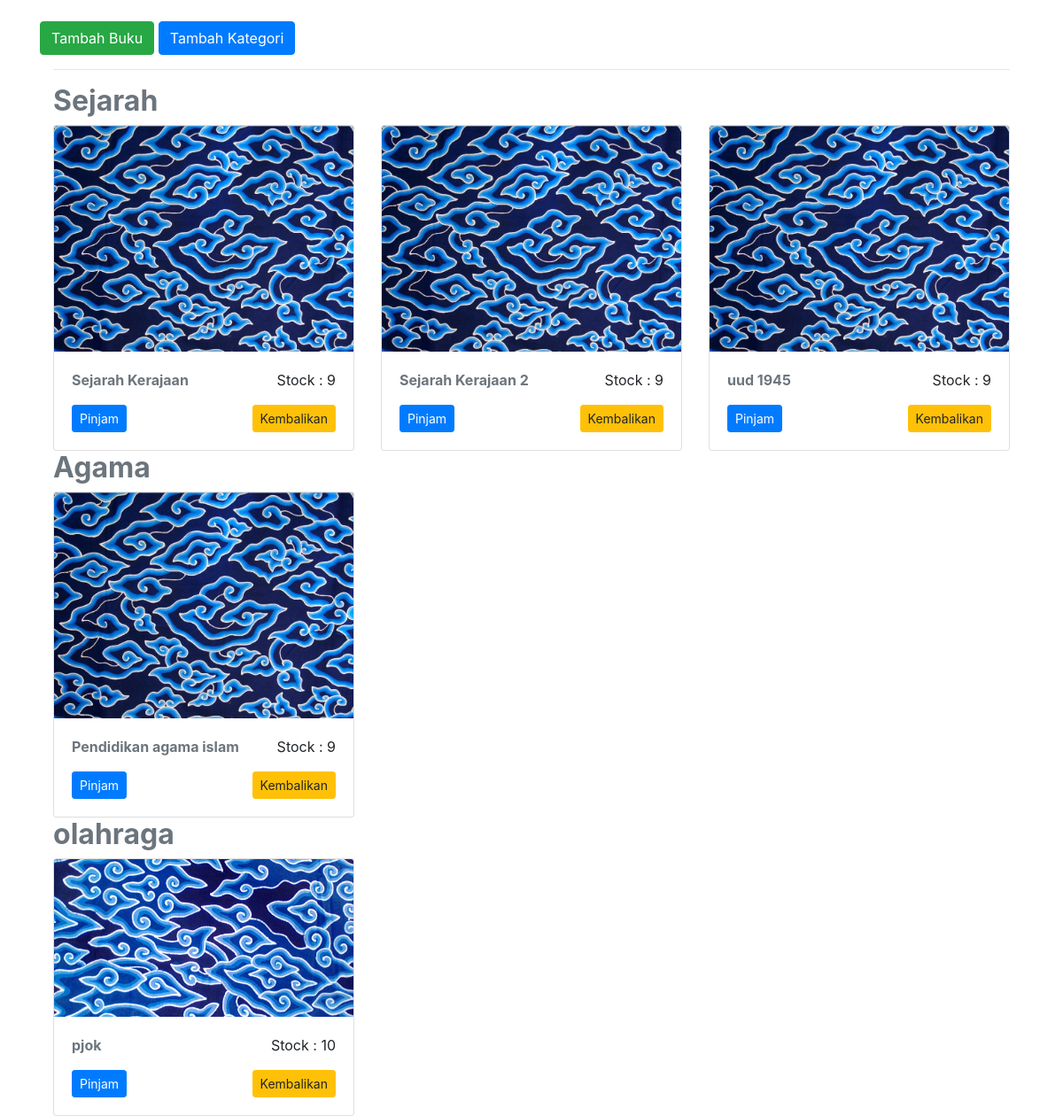
The app's page /8/index.php with its own data.
### tables this page shows
CREATE TABLE `category` (
  `id` int(11) NOT NULL,
  `name` varchar(30) NOT NULL
);

CREATE TABLE `books` (
  `id` int(11) NOT NULL,
  `name` varchar(50) NOT NULL,
  `stock` int(11) NOT NULL,
  `image` varchar(128) NOT NULL,
  `deskripsi` text NOT NULL,
  `category_id` int(11) NOT NULL
);

### 8/index.php (the view, shortened to what this page needs)
<!doctype html>
<html lang="en">
  <head>
    <link rel="stylesheet" href="https://stackpath.bootstrapcdn.com/bootstrap/4.3.1/css/bootstrap.min.css">
  </head>
  <body>
    <div class="container mt-4">
      <button type="button" class="btn btn-success" data-toggle="modal" data-target="#tambah">
        Tambah Buku
      </button>
      <button type="button" class="btn btn-primary" data-toggle="modal" data-target="#tambahcat">
        Tambah Kategori
      </button>
      <div class="container">
        <hr>
        <?php
        include_once 'koneksi.php';
        $query = mysqli_query($conn, "SELECT * FROM category");
        while ($cat = mysqli_fetch_array($query)) {
        ?>
        <h2 class="text-muted font-weight-bold"><?= $cat['name'] ?></h2>
        <div class="row">
          <?php
          include_once 'koneksi.php';
          $id = $cat['id'];
          $query1 = mysqli_query($conn, "SELECT * FROM books WHERE category_id='$id'");
          while ($buku = mysqli_fetch_array($query1)) {
          ?>
          <div class="col-sm-4">
            <div class="card">
              <img src="img/<?= $buku['image'] ?>" class="card-img-top" alt="...">
              <div class="card-body">
                <p class="card-text"><a href="#" data-toggle="modal" data-target="#detail<?= $buku['id'] ?>" class="text-muted font-weight-bold text-decoration-none"><?= $buku['name'] ?></a> <span class="float-right">Stock : <?= $buku['stock'] ?></span></p>
                <?php
                if ($buku['stock'] == 0) : ?>
                  <a href="#" class="btn btn-primary btn-sm float-left disabled" disabled>Pinjam</a>
                <?php else : ?>
                  <a href="pinjam.php?id=<?= $buku['id'] ?>" class="btn btn-primary btn-sm float-left" onclick="return confirm('Apakah anda ingin meminjam buku ini?')">Pinjam</a>
                <?php endif; ?>
                <a href="kembalikan.php?id=<?= $buku['id'] ?>" class="btn btn-warning btn-sm float-right">Kembalikan</a>
              </div>
            </div>
          </div>
        <?php } ?>
        </div>
        <?php } ?>
      </div>
    </div>
  </body>
</html>

### records on screen
category: name "Sejarah"
books: image (picture), name "Sejarah Kerajaan", stock "9"
books: image (picture), name "Sejarah Kerajaan 2", stock "9"
books: image (picture), name "uud 1945", stock "9"
category: name "Agama"
books: image (picture), name "Pendidikan agama islam", stock "9"
category: name "olahraga"
books: image (picture), name "pjok", stock "10"
